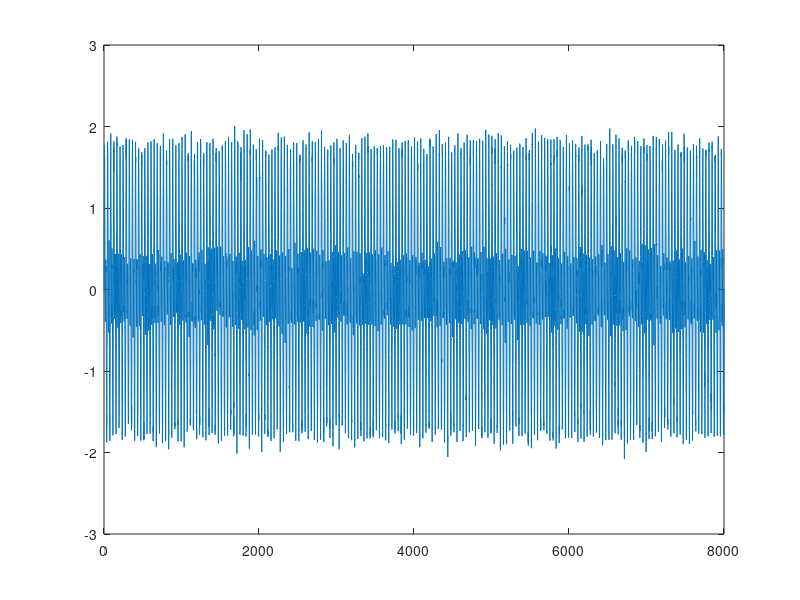
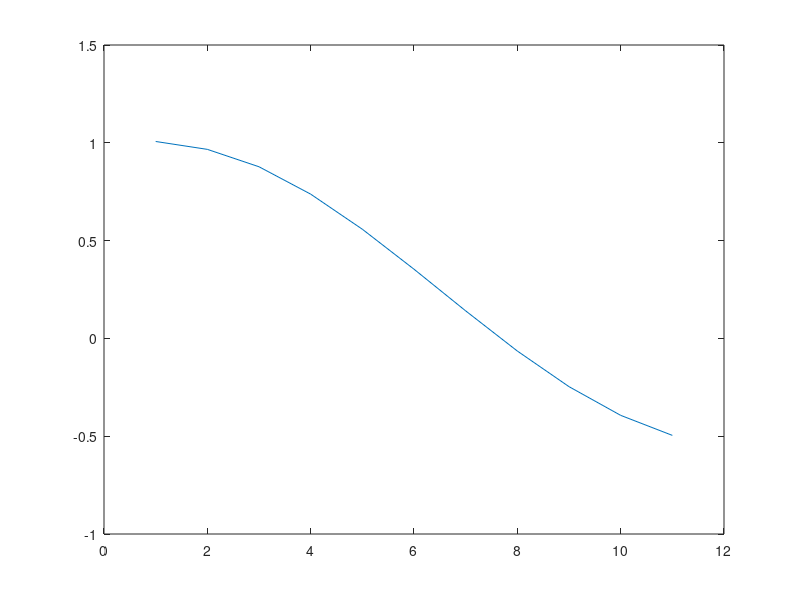
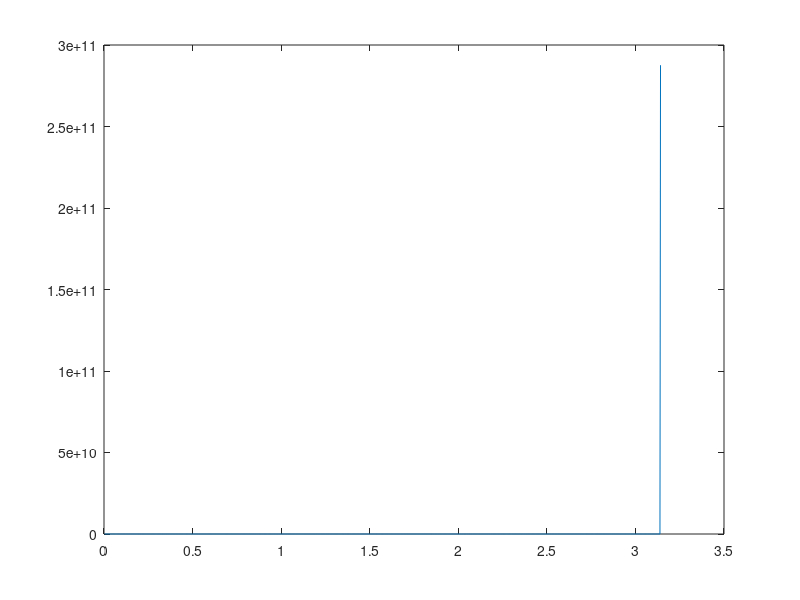

Here is the MATLAB script that generated these plots, in order:
clear
close all
% crate noise
n = 0.1*randn(1,8000);
% create sigle sinosoid
t = linspace(0,1,8000);
s1 = sin(2*pi*400*t);
s2 = sin(2*pi*200*t);
s =  s1 + s2 + n;
figure;plot(s)
% estimate autocorrelation function
autoCorrelationDepth = 10;
signalLength = length(s);
for k = 1:(autoCorrelationDepth+1)
    temp = 0;
    for t = 1:(signalLength - k)
        temp = temp + s(t) * s(t+k-1);
        outAutoCorrelation(k) = temp / (signalLength - k);
    end;
end;

figure;plot(outAutoCorrelation)
%Starts music algorith
R = toeplitz(outAutoCorrelation);
[v,d] = eig(R);
sigma = min(diag(d));
index = find(diag(d) == sigma);
vmin = v(:,index);
w = linspace(0,pi,1000);
for t=1:1000
    e = [1];
    for k=1:length(vmin)-1
        e = [e exp(w(t)*j*k)];
    end
    P(t)  = 1/abs(e * vmin);
end;
figure;plot(w(2:length(P)), P(2:length(P)))


